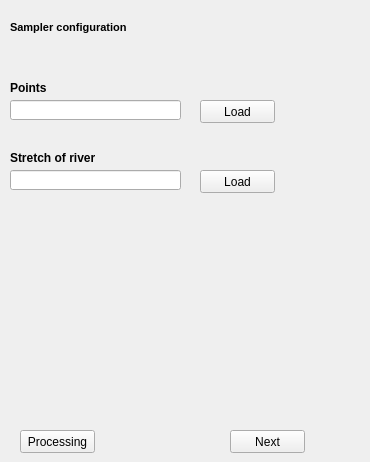
         <widget class="QWidget" name="Muestreador">
          <widget class="QLabel" name="label_29">
           <property name="geometry">
            <rect>
             <x>10</x>
             <y>20</y>
             <width>351</width>
             <height>16</height>
            </rect>
           </property>
           <property name="font">
            <font>
             <pointsize>8</pointsize>
             <weight>75</weight>
             <bold>true</bold>
            </font>
           </property>
           <property name="text">
            <string>&lt;html&gt;&lt;head/&gt;&lt;body&gt;&lt;p&gt;Sampler configuration&lt;/p&gt;&lt;/body&gt;&lt;/html&gt;</string>
           </property>
          </widget>
          <widget class="QPushButton" name="Button_Load_Points">
           <property name="geometry">
            <rect>
             <x>200</x>
             <y>100</y>
             <width>75</width>
             <height>23</height>
            </rect>
           </property>
           <property name="text">
            <string>Load</string>
           </property>
          </widget>
          <widget class="QPushButton" name="Button_Load_tramos">
           <property name="geometry">
            <rect>
             <x>200</x>
             <y>170</y>
             <width>75</width>
             <height>23</height>
            </rect>
           </property>
           <property name="text">
            <string>Load</string>
           </property>
          </widget>
          <widget class="QPushButton" name="Button_Step_7">
           <property name="geometry">
            <rect>
             <x>230</x>
             <y>430</y>
             <width>75</width>
             <height>23</height>
            </rect>
           </property>
           <property name="text">
            <string>Next</string>
           </property>
          </widget>
          <widget class="QPushButton" name="Button_Run_Muestreador">
           <property name="geometry">
            <rect>
             <x>20</x>
             <y>430</y>
             <width>75</width>
             <height>23</height>
            </rect>
           </property>
           <property name="text">
            <string>Processing</string>
           </property>
          </widget>
          <widget class="QLineEdit" name="Path_shp_points">
           <property name="geometry">
            <rect>
             <x>10</x>
             <y>100</y>
             <width>171</width>
             <height>20</height>
            </rect>
           </property>
          </widget>
          <widget class="QLabel" name="label_71">
           <property name="geometry">
            <rect>
             <x>10</x>
             <y>80</y>
             <width>131</width>
             <height>16</height>
            </rect>
           </property>
           <property name="text">
            <string>&lt;html&gt;&lt;head/&gt;&lt;body&gt;&lt;p&gt;&lt;span style=&quot; font-weight:600;&quot;&gt;Points&lt;/span&gt;&lt;/p&gt;&lt;/body&gt;&lt;/html&gt;</string>
           </property>
          </widget>
          <widget class="QLineEdit" name="Path_shp_tramos">
           <property name="geometry">
            <rect>
             <x>10</x>
             <y>170</y>
             <width>171</width>
             <height>20</height>
            </rect>
           </property>
          </widget>
          <widget class="QLabel" name="label_72">
           <property name="geometry">
            <rect>
             <x>10</x>
             <y>150</y>
             <width>131</width>
             <height>16</height>
            </rect>
           </property>
           <property name="text">
            <string>&lt;html&gt;&lt;head/&gt;&lt;body&gt;&lt;p&gt;&lt;span style=&quot; font-weight:600;&quot;&gt;Stretch of river&lt;/span&gt;&lt;/p&gt;&lt;/body&gt;&lt;/html&gt;</string>
           </property>
          </widget>
         </widget>
